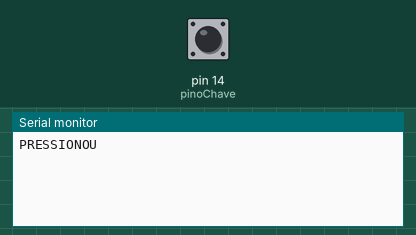
The sketch below on a simulated Arduino Uno, built with avr-gcc and run on an emulated ATmega328P. Shown: the last lines printed to the serial monitor. The test bench sets the inputs (shaded band); at power-on: pin 14 (pinoChave) HIGH.

Above: at 1.2 s.
1.3 s: pin 14 (pinoChave) pulled LOW for 0.15 s
At 1.43 s:
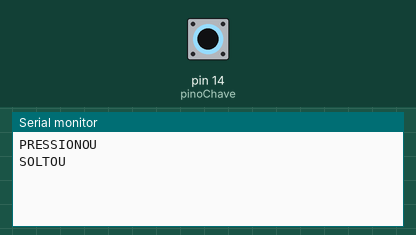
At 2.7 s:
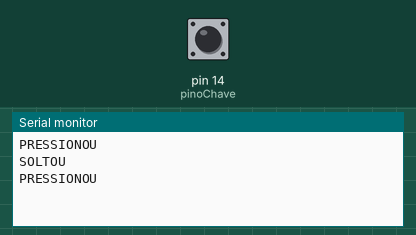

Measured:
- after the input at 1.3 s, the serial monitor: prints a new line at once (image 1)

The sketch:

_09_TesteSensorColisao.ino
```cpp
/*
  Esse exemplo demonstra a utilização da
  entrada digital do Arduino como INPUT_PULLUP.
  Isso fará com que o pino digital seja internamente conectado
  à fonte +5V (ou HIGH) através de um resistor de 20kOhms

  Toda vez que o circuito entre o pino digital e GND
  estiver fechado (conectado), a leitura será 0V (ou LOW).

  Quando o circuito entre o pino digital e GND estiver aberto (sem conexão)
  o resistor pullup permitirá que a leitura seja +5V (ou HIGH)

  Essa lógica seria normalmente inversa, mas o sensor do Jabutino
  é fabricado no modo NC (Normally Closed, ou normalmente fechado).
  Isso significa que quando ele não estiver pressionado,
  o circuito está fechado e a leitura será LOW.
  Quando ele for pressionado, o circuito abre e a leitura será HIGH.

  Na pratica, isso faz com que a lógica seja revertida
  novamente para o raciocínio tradicional.
  Quando o sensor estiver solto a leitura será LOW
  e quando for pressionado a leitura será HIGH
 */

// define o pino que vai conectar a chave
int pinoChave = 14;
// variável para monitorar as mudanças na leitura
int leituraAnterior = LOW;

void setup()
{
  // inicia a comunicação serial
  Serial.begin(9600);
  // define o pino como entrada
  // ligando um resistor pullup a ele
  pinMode(pinoChave, INPUT_PULLUP); // MUITO IMPORTANTE
}

void loop()
{
  // faz a leitura do sensor
  int leitura = digitalRead(pinoChave);

  // verifica se a leitura é diferente da leitura anterior
  // para imprimir na serial apenas quando mudar
  if (leitura != leituraAnterior)
  {
    //imprime o valor
    if(leitura == HIGH)
    {
      Serial.println("PRESSIONOU");
    }
    else
    {
      Serial.println("SOLTOU");
    }

    // armazena o valor lido para monitorar as próximas mudanças
    leituraAnterior = leitura;
    // aguarda minimamente para eliminar ruidos
    delay(5);
  }
}
```
